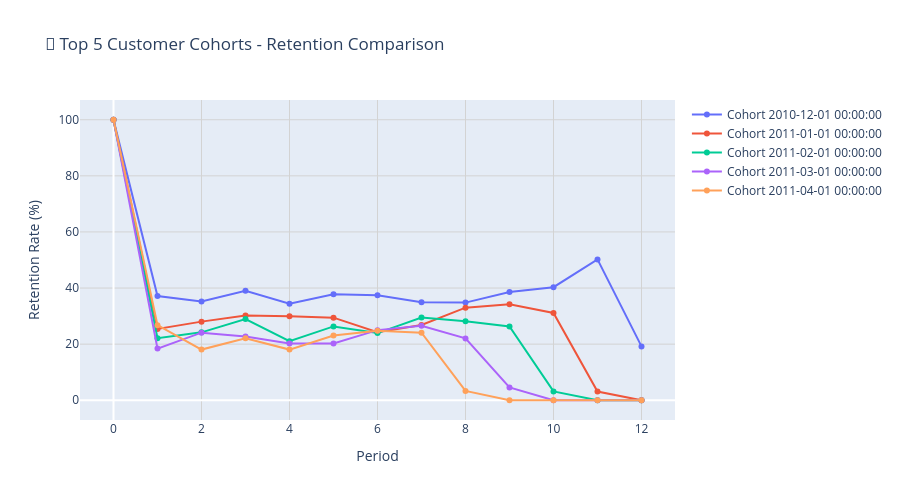

The code cell stored with this chart in its notebook:
### Code cell
# 📊 Create Focused Retention Curves (Top 5 Cohorts)
print("🎯 Creating focused retention curves (top 5 cohorts)...")

# Let's focus on the first 5 cohorts for a cleaner view
focused_retention = plot_retention_curves(
    retention_data=retention_cohorts.head(5),  # Only first 5 cohorts
    title="🎯 Top 5 Customer Cohorts - Retention Comparison",
    show_legend=True,
    width=900,
    height=500
)

focused_retention.show()

print("🎯 Focused retention analysis complete!")
print("💡 Tip: Fewer lines make trends easier to spot")
print("📈 Best practice: Use 3-8 cohorts for executive presentations")

### Figure 1 — Plotly figure (JSON) as saved in the notebook; plotly's stock layout.template omitted (floating-point values rounded to 4 significant figures)
{"data": [{"line": {"width": 2}, "marker": {"size": 6}, "mode": "lines+markers", "name": "Cohort 2010-12-01 00:00:00", "type": "scatter", "x": [0, 1, 2, 3, 4, 5, 6, 7, 8, 9, 10, 11, 12], "y": [100.0, 37.13, 35.23, 39.03, 34.39, 37.76, 37.45, 34.92, 34.81, 38.61, 40.3, 50.21, 19.2]}, {"line": {"width": 2}, "marker": {"size": 6}, "mode": "lines+markers", "name": "Cohort 2011-01-01 00:00:00", "type": "scatter", "x": [0, 1, 2, 3, 4, 5, 6, 7, 8, 9, 10, 11, 12], "y": [100.0, 25.42, 28.03, 30.17, 29.93, 29.45, 24.23, 26.84, 33.02, 34.2, 31.12, 3.09, 0.0]}, {"line": {"width": 2}, "marker": {"size": 6}, "mode": "lines+markers", "name": "Cohort 2011-02-01 00:00:00", "type": "scatter", "x": [0, 1, 2, 3, 4, 5, 6, 7, 8, 9, 10, 11, 12], "y": [100.0, 22.11, 24.21, 28.95, 21.05, 26.32, 23.95, 29.47, 28.16, 26.32, 3.16, 0.0, 0.0]}, {"line": {"width": 2}, "marker": {"size": 6}, "mode": "lines+markers", "name": "Cohort 2011-03-01 00:00:00", "type": "scatter", "x": [0, 1, 2, 3, 4, 5, 6, 7, 8, 9, 10, 11, 12], "y": [100.0, 18.41, 24.09, 22.73, 20.23, 20.23, 25.0, 26.59, 22.05, 4.55, 0.0, 0.0, 0.0]}, {"line": {"width": 2}, "marker": {"size": 6}, "mode": "lines+markers", "name": "Cohort 2011-04-01 00:00:00", "type": "scatter", "x": [0, 1, 2, 3, 4, 5, 6, 7, 8, 9, 10, 11, 12], "y": [100.0, 26.76, 18.06, 22.07, 18.06, 23.08, 24.75, 24.08, 3.34, 0.0, 0.0, 0.0, 0.0]}], "layout": {"height": 500, "hovermode": "x unified", "showlegend": true, "title": {"text": "🎯 Top 5 Customer Cohorts - Retention Comparison"}, "width": 900, "xaxis": {"gridcolor": "lightgray", "gridwidth": 1, "showgrid": true, "title": {"text": "Period"}}, "yaxis": {"gridcolor": "lightgray", "gridwidth": 1, "showgrid": true, "title": {"text": "Retention Rate (%)"}}}}
